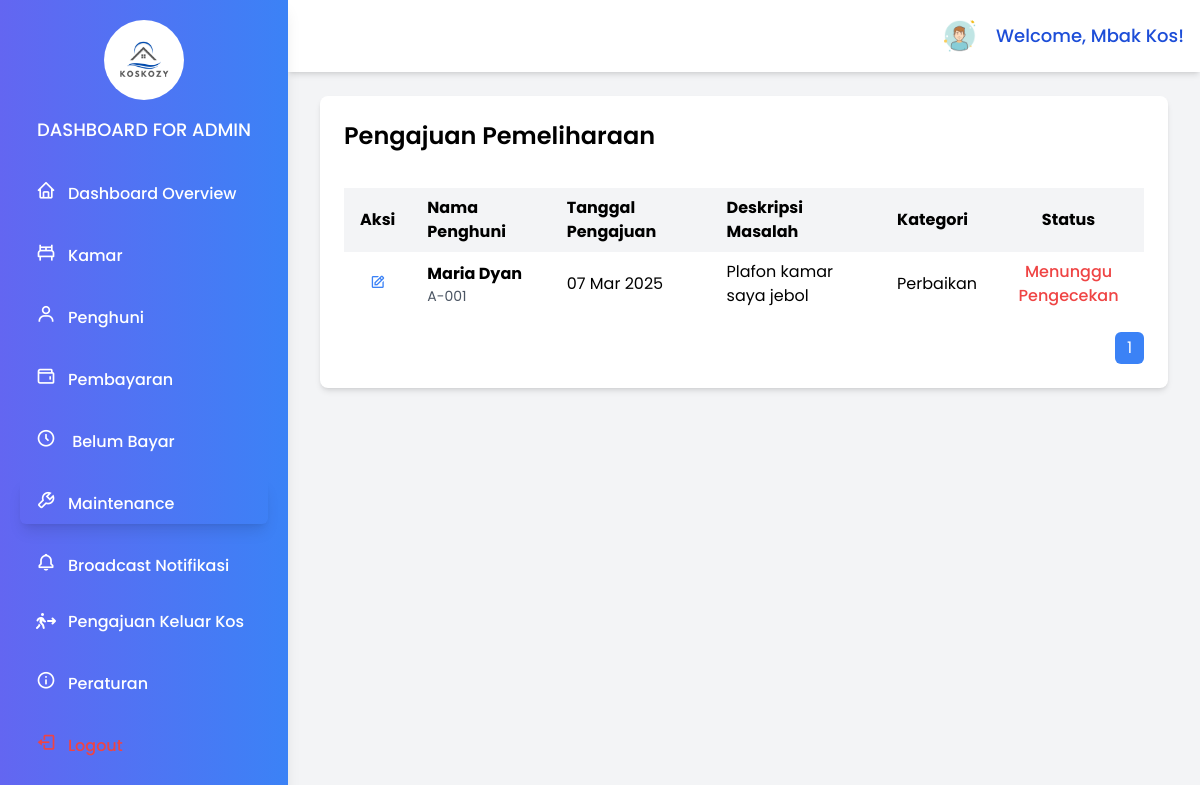
The page /page/admin/maintenance.php (signed in) on the database as committed earlier.
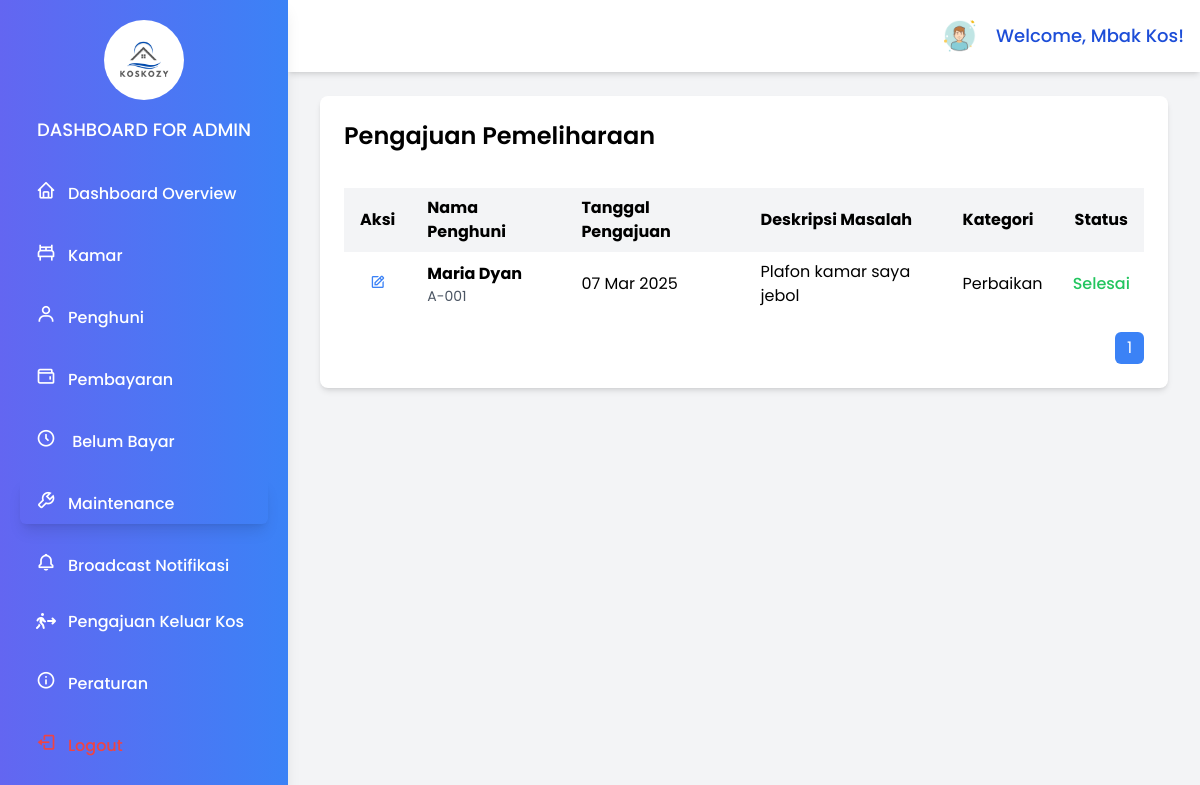
The same page on the database as committed later.
### tables this page shows
CREATE TABLE `maintenance` (
  `id` int(11) NOT NULL,
  `id_penghuni` int(11) NOT NULL,
  `id_kamar` int(11) NOT NULL,
  `tanggal_pengajuan` date NOT NULL,
  `deskripsi` text NOT NULL,
  `kategori` varchar(50) NOT NULL,
  `status` enum('pending','in_progress','completed','canceled') NOT NULL DEFAULT 'pending'
);

CREATE TABLE `penghuni` (
  `id` int(11) NOT NULL,
  `room_id` int(11) NOT NULL,
  `nama` varchar(255) NOT NULL,
  `jenis_kelamin` varchar(10) NOT NULL,
  `nomor_telepon` varchar(50) DEFAULT NULL,
  `alamat_asal` text DEFAULT NULL,
  `status` enum('active','inactive') DEFAULT 'active',
  `tanggal_masuk` date DEFAULT NULL,
  `tanggal_keluar` date DEFAULT NULL,
  `ktp` varchar(50) DEFAULT NULL,
  `nomor_darurat` varchar(50) DEFAULT NULL,
  `username` varchar(50) NOT NULL,
  `password` varchar(255) NOT NULL,
  `created_at` timestamp NOT NULL DEFAULT current_timestamp(),
  `updated_at` timestamp NOT NULL DEFAULT current_timestamp() ON UPDATE current_timestamp()
);

CREATE TABLE `rooms` (
  `id` int(11) NOT NULL,
  `name` varchar(255) NOT NULL,
  `type` varchar(50) NOT NULL,
  `ac` varchar(225) NOT NULL,
  `price` decimal(10,2) NOT NULL,
  `status` varchar(225) DEFAULT NULL,
  `active` varchar(20) NOT NULL,
  `capacity` int(11) NOT NULL,
  `description` text DEFAULT NULL,
  `created_at` timestamp NOT NULL DEFAULT current_timestamp(),
  `updated_at` timestamp NOT NULL DEFAULT current_timestamp() ON UPDATE current_timestamp()
);

### page/admin/maintenance.php (the view, shortened to what the changed rows need)
<?php
$host = 'localhost';
$dbname = 'kos_management';
$username = 'root';
$password = '';
try {
    $pdo = new PDO("mysql:host=$host;dbname=$dbname", $username, $password);
    $pdo->setAttribute(PDO::ATTR_ERRMODE, PDO::ERRMODE_EXCEPTION);
    $limit = 10;
    $page = isset($_GET['page']) ? (int)$_GET['page'] : 1;
    $offset = ($page - 1) * $limit;
    $sql = "
    SELECT
            A.id, A.id_penghuni, B.nama nama_penghuni, A.id_kamar, C.name nama_kamar,
            A.tanggal_pengajuan, A.deskripsi, A.kategori, A.status
        FROM
            maintenance A
        INNER JOIN
            penghuni B ON A.id_penghuni = B.id
        INNER JOIN
            rooms C ON A.id_kamar = C.id
        LIMIT :limit OFFSET :offset;";
    $stmt_requests = $pdo->prepare($sql);
    $stmt_requests->bindParam(':limit', $limit, PDO::PARAM_INT);
    $stmt_requests->bindParam(':offset', $offset, PDO::PARAM_INT);
    $stmt_requests->execute();
    $requests = $stmt_requests->fetchAll(PDO::FETCH_ASSOC);
} catch (PDOException $e) {
    echo 'Connection failed: ' . $e->getMessage();
    exit();
}
?>
<!DOCTYPE html>
<html lang="en">
<head>
    <script src="https://cdn.tailwindcss.com"></script>
    <link href="https://unpkg.com/boxicons@2.1.4/css/boxicons.min.css" rel="stylesheet">
    <link rel="stylesheet" href="https://cdnjs.cloudflare.com/ajax/libs/font-awesome/6.5.1/css/all.min.css">
</head>
<body class="bg-gray-100 min-h-screen font-poppins">
<div id="sidebar" class="hidden md:block w-72 h-full bg-gradient-to-r from-indigo-500 to-blue-500 text-gray-800 fixed top-0 left-0 p-5  flex-col shadow-lg z-50">
   <div class="mb-6 text-center">
      <h1 class="text-lg font-medium text-white mt-4 uppercase">
         Dashboard for Admin
      </h1>
   </div>
</div>
<div class="md:ml-72 flex flex-col min-h-screen">
    <div class="p-8 mt-16">
        <div class="bg-white rounded-lg shadow-md">
            <div class="p-6">
                <div class="justify-between flex mb-5">
                    <h2 class="text-2xl font-semibold mb-4">Pengajuan Pemeliharaan</h2>
                </div>
                <div class="overflow-x-auto">
                    <table class="min-w-full table-auto">
                        <thead>
                            <tr class="bg-gray-100">
                            <th class="px-4 py-2 text-center">Aksi</th>
                                <th class="px-4 py-2 text-left">Nama Penghuni</th>
                                <th class="px-4 py-2 text-left">Tanggal Pengajuan</th>
                                <th class="px-4 py-2 text-left">Deskripsi Masalah</th>
                                <th class="px-4 py-2 text-left">Kategori</th>
                                <th class="px-4 py-2 text-center">Status</th>
                            </tr>
                        </thead>
                        <tbody>
                            <?php if (empty($requests)): ?>
                                <tr>
                                    <td colspan="7" class="text-center py-3">Tidak ada pengajuan maintenance</td>
                                </tr>
                            <?php else: ?>
                                <?php foreach ($requests as $request): ?>
                                    <tr>
                                        <td class="px-4 py-2 text-center">
                                            <a href="#" class="text-blue-500 hover:text-blue-700" onclick="openModal(<?php echo htmlspecialchars(json_encode($request)); ?>)">
                                                <i class="bx bx-edit"></i>
                                            </a>
                                        </td>
                                        <td class="px-4 py-2">
                                          <div class="font-bold"><?= htmlspecialchars($request['nama_penghuni']) ?></div>
                                          <div class="text-sm text-gray-600"><?= htmlspecialchars($request['nama_kamar']) ?></div>
                                       </td>
                                       <td class="px-4 py-2">
                                          <?php
                                          echo date_format(date_create($request['tanggal_pengajuan']), 'd M Y');
                                          ?>
                                       </td>                                        <td class="px-4 py-2"><?php echo htmlspecialchars($request['deskripsi']); ?></td>
                                        <td class="px-4 py-2"><?php echo htmlspecialchars($request['kategori']); ?></td>
                                        <td class="<?php
                                            if ($request['status'] === 'completed') {
                                                echo 'text-green-500 font-medium text-center';
                                            } elseif ($request['status'] === 'pending') {
                                                echo 'text-red-500 font-medium text-center';
                                            } elseif ($request['status'] === 'in_progress') {
                                                echo 'text-yellow-500 font-medium text-center';
                                            }
                                        ?>">
                                            <?php
                                            if ($request['status'] === 'completed') {
                                                echo 'Selesai';
                                            } elseif ($request['status'] === 'pending') {
                                                echo 'Menunggu Pengecekan';
                                            } elseif ($request['status'] === 'in_progress') {
                                                echo 'Diproses';
                                            }else {
                                                echo htmlspecialchars($request['active']);
                                            }
                                            ?>
                                        </td>
                                    </tr>
                                <?php endforeach; ?>
                            <?php endif; ?>
                        </tbody>
                    </table>
                </div>
            </div>
        </div>
    </div>
</div>
</body>
</html>

Rows that differ between the two databases and show on the page:
changed maintenance "Plafon kamar saya jebol": status "Menunggu Pengecekan" → "Selesai"
